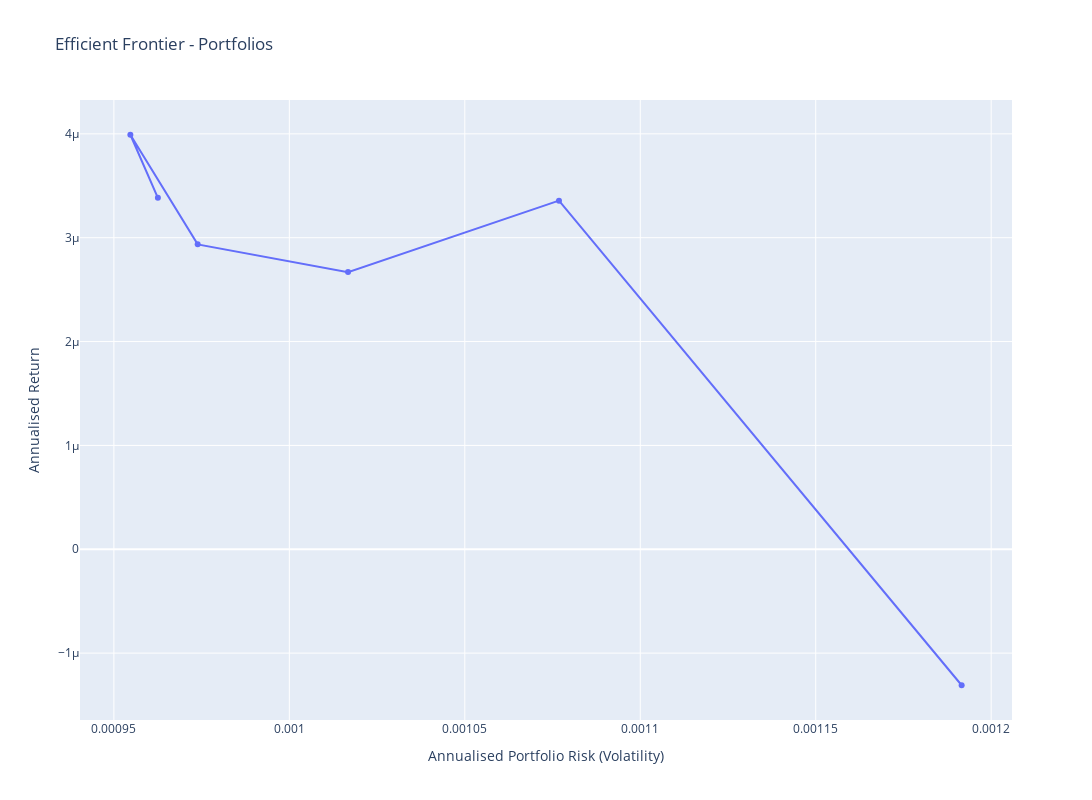

Notebook cell for this chart:
### Code cell
fig = go.Figure()

fig.add_trace(go.Scatter(
                    x = risks,
                    y = returns,
                    mode = 'markers',
                    name = 'Efficient Frontier'))

fig.update_layout(xaxis=dict(title='Annualised Portfolio Risk (Volatility)'),
                  yaxis=dict(title='Annualised Return'),
                  title='Efficient Frontier - Portfolios',
                  width=1400,
                  height=800)

fig.update_traces(mode='markers+lines')
fig.show()

### Figure 1 — Plotly figure (JSON) as saved in the notebook; plotly's stock layout.template omitted (floating-point values rounded to 4 significant figures)
{"data": [{"mode": "markers+lines", "name": "Efficient Frontier", "type": "scatter", "x": [0.0009625, 0.0009547, 0.0009739, 0.001017, 0.001077, 0.001192], "y": [3.384e-06, 3.991e-06, 2.936e-06, 2.669e-06, 3.357e-06, -1.309e-06]}], "layout": {"height": 800, "title": {"text": "Efficient Frontier - Portfolios"}, "width": 1400, "xaxis": {"title": {"text": "Annualised Portfolio Risk (Volatility)"}}, "yaxis": {"title": {"text": "Annualised Return"}}}}
